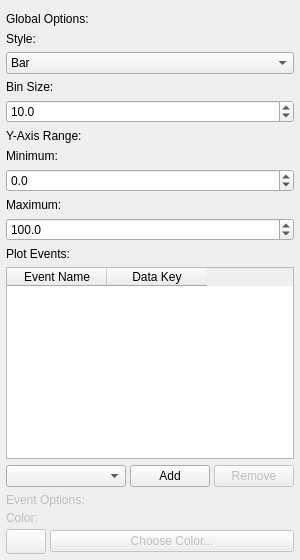
<?xml version="1.0" encoding="UTF-8"?>
<ui version="4.0">
 <class>PSTHPropertiesWidget</class>
 <widget class="QWidget" name="PSTHPropertiesWidget">
  <property name="geometry">
   <rect>
    <x>0</x>
    <y>0</y>
    <width>300</width>
    <height>500</height>
   </rect>
  </property>
  <property name="windowTitle">
   <string>PSTH Plot Properties</string>
  </property>
  <layout class="QVBoxLayout" name="main_layout">
   <property name="spacing">
    <number>6</number>
   </property>
   <property name="leftMargin">
    <number>6</number>
   </property>
   <property name="topMargin">
    <number>6</number>
   </property>
   <property name="rightMargin">
    <number>6</number>
   </property>
   <property name="bottomMargin">
    <number>6</number>
   </property>
   <item>
    <widget class="QWidget" name="alignment_widget_placeholder" native="true">
     <property name="sizePolicy">
      <sizepolicy hsizetype="Expanding" vsizetype="Fixed">
       <horstretch>0</horstretch>
       <verstretch>0</verstretch>
      </sizepolicy>
     </property>
    </widget>
   </item>
   <item>
    <widget class="QLabel" name="global_options_label">
     <property name="text">
      <string>Global Options:</string>
     </property>
    </widget>
   </item>
   <item>
    <widget class="QLabel" name="style_label">
     <property name="text">
      <string>Style:</string>
     </property>
    </widget>
   </item>
   <item>
    <widget class="QComboBox" name="style_combo">
     <property name="sizePolicy">
      <sizepolicy hsizetype="Expanding" vsizetype="Fixed">
       <horstretch>0</horstretch>
       <verstretch>0</verstretch>
      </sizepolicy>
     </property>
     <item>
      <property name="text">
       <string>Bar</string>
      </property>
     </item>
     <item>
      <property name="text">
       <string>Line</string>
      </property>
     </item>
    </widget>
   </item>
   <item>
    <widget class="QLabel" name="bin_size_label">
     <property name="text">
      <string>Bin Size:</string>
     </property>
    </widget>
   </item>
   <item>
    <widget class="QDoubleSpinBox" name="bin_size_spinbox">
     <property name="sizePolicy">
      <sizepolicy hsizetype="Expanding" vsizetype="Fixed">
       <horstretch>0</horstretch>
       <verstretch>0</verstretch>
      </sizepolicy>
     </property>
     <property name="decimals">
      <number>1</number>
     </property>
     <property name="minimum">
      <double>0.10000000000000001</double>
     </property>
     <property name="maximum">
      <double>10000.00000000000000</double>
     </property>
     <property name="singleStep">
      <double>1.0000000000000000</double>
     </property>
     <property name="value">
      <double>10.0000000000000000</double>
     </property>
    </widget>
   </item>
   <item>
    <widget class="QLabel" name="y_axis_label">
     <property name="text">
      <string>Y-Axis Range:</string>
     </property>
    </widget>
   </item>
   <item>
    <widget class="QLabel" name="y_min_label">
     <property name="text">
      <string>Minimum:</string>
     </property>
    </widget>
   </item>
   <item>
    <widget class="QDoubleSpinBox" name="y_min_spinbox">
     <property name="sizePolicy">
      <sizepolicy hsizetype="Expanding" vsizetype="Fixed">
       <horstretch>0</horstretch>
       <verstretch>0</verstretch>
      </sizepolicy>
     </property>
     <property name="decimals">
      <number>1</number>
     </property>
     <property name="minimum">
      <double>-1000000.00000000000000</double>
     </property>
     <property name="maximum">
      <double>1000000.00000000000000</double>
     </property>
     <property name="singleStep">
      <double>1.0000000000000000</double>
     </property>
     <property name="value">
      <double>0.0000000000000000</double>
     </property>
    </widget>
   </item>
   <item>
    <widget class="QLabel" name="y_max_label">
     <property name="text">
      <string>Maximum:</string>
     </property>
    </widget>
   </item>
   <item>
    <widget class="QDoubleSpinBox" name="y_max_spinbox">
     <property name="sizePolicy">
      <sizepolicy hsizetype="Expanding" vsizetype="Fixed">
       <horstretch>0</horstretch>
       <verstretch>0</verstretch>
      </sizepolicy>
     </property>
     <property name="decimals">
      <number>1</number>
     </property>
     <property name="minimum">
      <double>-1000000.00000000000000</double>
     </property>
     <property name="maximum">
      <double>1000000.00000000000000</double>
     </property>
     <property name="singleStep">
      <double>1.0000000000000000</double>
     </property>
     <property name="value">
      <double>100.0000000000000000</double>
     </property>
    </widget>
   </item>
   <item>
    <widget class="QLabel" name="plot_events_label">
     <property name="text">
      <string>Plot Events:</string>
     </property>
    </widget>
   </item>
   <item>
    <widget class="QTableWidget" name="plot_events_table">
     <property name="sizePolicy">
      <sizepolicy hsizetype="Expanding" vsizetype="Fixed">
       <horstretch>0</horstretch>
       <verstretch>0</verstretch>
      </sizepolicy>
     </property>
     <property name="selectionMode">
      <enum>QAbstractItemView::SingleSelection</enum>
     </property>
     <property name="selectionBehavior">
      <enum>QAbstractItemView::SelectRows</enum>
     </property>
     <column>
      <property name="text">
       <string>Event Name</string>
      </property>
     </column>
     <column>
      <property name="text">
       <string>Data Key</string>
      </property>
     </column>
    </widget>
   </item>
   <item>
    <widget class="QWidget" name="add_event_widget" native="true">
     <property name="sizePolicy">
      <sizepolicy hsizetype="Expanding" vsizetype="Fixed">
       <horstretch>0</horstretch>
       <verstretch>0</verstretch>
      </sizepolicy>
     </property>
     <layout class="QHBoxLayout" name="add_event_layout">
      <property name="spacing">
       <number>4</number>
      </property>
      <property name="leftMargin">
       <number>0</number>
      </property>
      <property name="topMargin">
       <number>0</number>
      </property>
      <property name="rightMargin">
       <number>0</number>
      </property>
      <property name="bottomMargin">
       <number>0</number>
      </property>
      <item>
       <widget class="QComboBox" name="add_event_combo">
        <property name="sizePolicy">
         <sizepolicy hsizetype="Expanding" vsizetype="Fixed">
          <horstretch>0</horstretch>
          <verstretch>0</verstretch>
         </sizepolicy>
        </property>
       </widget>
      </item>
      <item>
       <widget class="QPushButton" name="add_event_button">
        <property name="text">
         <string>Add</string>
        </property>
       </widget>
      </item>
      <item>
       <widget class="QPushButton" name="remove_event_button">
        <property name="text">
         <string>Remove</string>
        </property>
        <property name="enabled">
         <bool>false</bool>
        </property>
       </widget>
      </item>
     </layout>
    </widget>
   </item>
   <item>
    <widget class="QWidget" name="event_options_widget" native="true">
     <property name="enabled">
      <bool>false</bool>
     </property>
     <layout class="QVBoxLayout" name="event_options_layout">
      <property name="spacing">
       <number>4</number>
      </property>
      <property name="leftMargin">
       <number>0</number>
      </property>
      <property name="topMargin">
       <number>0</number>
      </property>
      <property name="rightMargin">
       <number>0</number>
      </property>
      <property name="bottomMargin">
       <number>0</number>
      </property>
      <item>
       <widget class="QLabel" name="event_options_label">
        <property name="text">
         <string>Event Options:</string>
        </property>
       </widget>
      </item>
      <item>
       <widget class="QLabel" name="color_label">
        <property name="text">
         <string>Color:</string>
        </property>
       </widget>
      </item>
      <item>
       <widget class="QWidget" name="color_widget" native="true">
        <layout class="QHBoxLayout" name="color_layout">
         <property name="spacing">
          <number>4</number>
         </property>
         <property name="leftMargin">
          <number>0</number>
         </property>
         <property name="topMargin">
          <number>0</number>
         </property>
         <property name="rightMargin">
          <number>0</number>
         </property>
         <property name="bottomMargin">
          <number>0</number>
         </property>
         <item>
          <widget class="QPushButton" name="color_display_button">
           <property name="sizePolicy">
            <sizepolicy hsizetype="Fixed" vsizetype="Fixed">
             <horstretch>0</horstretch>
             <verstretch>0</verstretch>
            </sizepolicy>
           </property>
           <property name="minimumSize">
            <size>
             <width>40</width>
             <height>25</height>
            </size>
           </property>
           <property name="maximumSize">
            <size>
             <width>40</width>
             <height>25</height>
            </size>
           </property>
           <property name="enabled">
            <bool>false</bool>
           </property>
          </widget>
         </item>
         <item>
          <widget class="QPushButton" name="color_button">
           <property name="sizePolicy">
            <sizepolicy hsizetype="Expanding" vsizetype="Fixed">
             <horstretch>0</horstretch>
             <verstretch>0</verstretch>
            </sizepolicy>
           </property>
           <property name="text">
            <string>Choose Color...</string>
           </property>
          </widget>
         </item>
        </layout>
       </widget>
      </item>
     </layout>
    </widget>
   </item>
   <item>
    <spacer name="vertical_spacer">
     <property name="orientation">
      <enum>Qt::Vertical</enum>
     </property>
     <property name="sizeHint" stdset="0">
      <size>
       <width>20</width>
       <height>40</height>
      </size>
     </property>
    </spacer>
   </item>
  </layout>
 </widget>
 <resources/>
 <connections/>
</ui>
